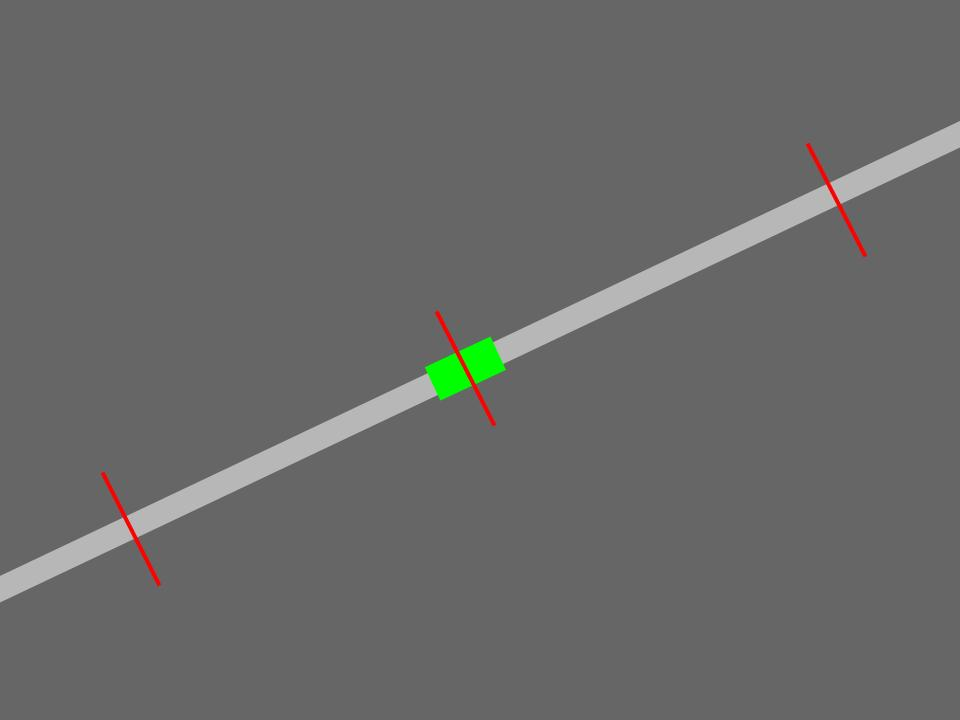
#> input picture experiments/Rudder cable test 1.jpg, 960 x 720 px
$ python -i image_analysis_for_testing.py   (imports and definitions only)
#> lines starting #> are read from the running program, lines starting #| are printed output that depends on the picture; after the words box and inside, x2 and y2 are one past the last pixel; in counts of white or black regions, pixels touching at a corner belong together
#> further down, picture is the input picture: shape (720, 960, 3); mean B, G, R 104.2, 105.1, 104.7
import sys
import cv2
from PIL import Image
import numpy as np
import math
from math import pi
import matplotlib.pyplot as plt
from sklearn.cluster import KMeans
from skimage.measure import label
from sklearn.feature_extraction import image
from skimage.transform import hough_line, hough_line_peaks
from skimage.transform import hough_circle, hough_circle_peaks
from skimage.transform import AffineTransform, warp
from skimage.feature import canny
from skimage import color
import time
from time import sleep
import json
import threading
import signal

# [8 lines of commented-out code are left out]


class Configerator():
    # [114 lines left out: functions __init__, open_cameras, close_cameras, getImage, getProposedCircles, sendUserpoint and 3 more, not called in this run]


class SpeedFinder():
    def __init__(self, config_path="config.json", debug=True):
        # self.reset_config(config_path)
        self.default_config(speed_over_angle=90/(pi/2), tach_speed_over_angle=15/(pi/2))
        self.debug = debug
        self.exit_event = None
        self.is_running = False
        # for dial reading
        self.airspeed_circ = None
        self.tach_circ = None
        # for cable tracking: default values
        self.cable_middle_r = 597.6418
        self.cable_range_r = 89.352

    # [9 lines of commented-out code are left out]

    def default_config(self, speed_over_angle, tach_speed_over_angle):
        self.speed_over_angle = speed_over_angle
        self.tach_speed_over_angle = tach_speed_over_angle

    # [7 lines left out: function reset_config, not called in this run]

    def unwarp_image(self,im, t_inv):
        t_inv /= np.sqrt(np.linalg.det(t_inv)) / 1.5  # make it a bit bigger
        t_inv_full = np.array([[t_inv[0,0], t_inv[0,1], 0.],
                            [t_inv[1,0], t_inv[1,1], 0.],
                            [0.0,        0.0,        1.]])
        t = np.linalg.inv(t_inv_full)
        affine_tf = AffineTransform(matrix=t)
        unwarped = warp(im, affine_tf)
        return unwarped

    def get_dial_ijr(self, im_unwarped):
        gray = color.rgb2gray(im_unwarped)
        edges = canny(gray, sigma=0.7, low_threshold=0.55, high_threshold=0.9)
        hough_radii = np.arange(50, 200, 1)
        hough_res = hough_circle(edges, hough_radii)
        accums, cx, cy, radii = hough_circle_peaks(hough_res, hough_radii, #min_xdistance=20, min_ydistance=20,
                                            total_num_peaks=1)
        circles = list(zip(cy, cx, radii))
        return circles[0]

    def shrink_im_to_circle(self, im, i, j, r):
        rowbounds = [i-r, i+r]
        colbounds = [j-r, j+r]
        smaller_im = im[rowbounds[0]:rowbounds[1], colbounds[0]:colbounds[1]]
        return smaller_im

    # [21 lines left out: functions show_cluster, show_many_clusters, not called in this run]

    def get_color_clusters(self, im, n_clusters=2):
        # im: numpy array of a 3-channel image
        colors = im.reshape(-1,3)  # a list of all the pixel colors in the image
        #tick = time.time()
        kmeans = KMeans(n_clusters=n_clusters).fit(colors)
        #tock = time.time()
        #print(f"kmeans took {tock-tick}") # kmeans took 1.6302671432495117
        # ^ KMeans() is from sklearn.cluster
        kmap = kmeans.labels_.copy().reshape(im.shape[0:2])  # an image where each pixel is replaced by its kmeans label
        #tick = time.time()
        clusters, num_clusters = label(kmap, connectivity=1, background=-1, return_num=True)  # an image where each pixel is replaced by its cluster label
        #tock = time.time()
        #print(f"label() took {tock-tick}") # label() took 0.013054370880126953
        # ^ label() is from skimage.measure
        tick = time.time()
        all_clusters = [np.transpose(np.where(clusters==n)) for n in range(num_clusters)]  # a list of the coordinates of pixels in each cluster
        # ^ TODO: this line is taking a while
        tock = time.time()
        #print(f"getting all_clusters[] took {tock-tick}")
        return all_clusters, clusters, kmap, num_clusters

    # [79 lines left out: functions cluster_to_img, is_cluster_in_circle, lineness_metric, get_dial_cluster_angle, calibrate_cable, get_cable_loc and 1 more, not called in this run]

    def get_airspeed_and_tach(self, im):
        # This function expects a very specific image
        # FUTURE WORK: detect positions and view angles of dials automatically
        # Get the parts of the image with the dials
        airspeed_im = im[0:350,500:800]
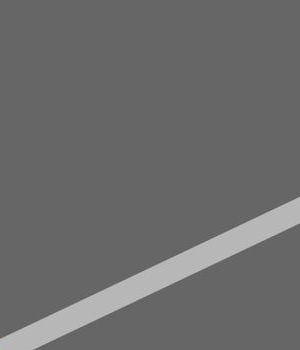
#> airspeed_im: shape (350, 300, 3); mean B, G, R 108, 108, 108
        tach_im = im[200:500,300:500]
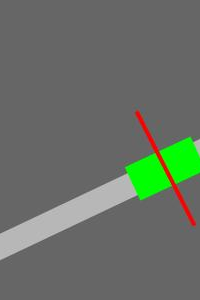
#> tach_im: shape (300, 200, 3); mean B, G, R 101.9, 112.3, 104

        # Unwarp the dials (the image was taken at an angle)
        t_inv_airspeed = np.array(
            [[0.65, -.25],
             [0.1,   0.63]])
        airspeed_unwarped = self.unwarp_image(airspeed_im, t_inv_airspeed)
        t_inv_tach = np.array(
            [[0.68, -.32],
             [0.1,   0.6]])
        tach_unwarped = self.unwarp_image(tach_im, t_inv_tach)
#> in unwarp_image (call 2), `unwarped = warp(im, affine_tf)`:
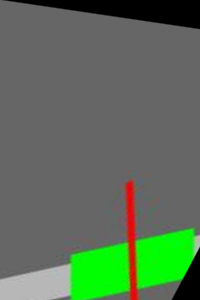
#> unwarped: shape (300, 200, 3) float64; mean B, G, R 0.346, 0.436, 0.358
        if self.debug:
            plt.imshow(airspeed_unwarped)
            plt.imshow(tach_unwarped)

        # Find the circles of the dials: (row, col, radius)
        # also cache the results
        if self.airspeed_circ is None:
            airspeed_circ = self.get_dial_ijr(airspeed_unwarped)
#> in get_dial_ijr, `edges = canny(gray, sigma=0.7, low_threshold=0.55, high_threshold=0.9)`:
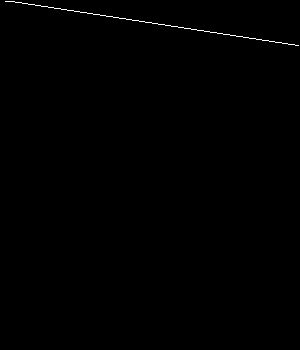
#> edges: shape (350, 300) bool; 0.28% white in thin lines or dots, all inside (x1, y1, x2, y2) = (5, 1, 299, 46)
#> in get_dial_ijr, `accums, cx, cy, radii = hough_circle_peaks(hough_res, hough_radii,`: accums = [0.0673]; cx = [10]; cy = [55]; radii = [54]
#> in get_dial_ijr, `circles = list(zip(cy, cx, radii))`: circles = [(55, 10, 54)]
#> airspeed_circ = (55, 10, 54)
            self.airspeed_circ = airspeed_circ
#> self.airspeed_circ = (55, 10, 54)
        else:
            airspeed_circ = self.airspeed_circ
        if self.tach_circ is None:
            tach_circ = self.get_dial_ijr(tach_unwarped)
#> in get_dial_ijr (call 2), `gray = color.rgb2gray(im_unwarped)`:
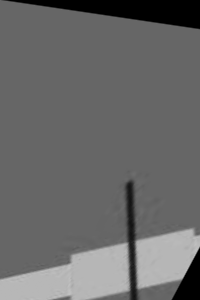
#> gray: shape (300, 200) float64; min 0, max 0.761, mean 0.411
#> in get_dial_ijr (call 2), `edges = canny(gray, sigma=0.7, low_threshold=0.55, high_threshold=0.9)`:
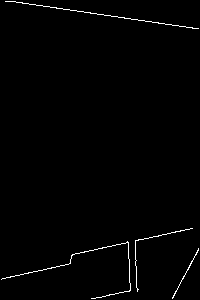
#> edges: shape (300, 200) bool; 1% white in thin lines or dots
#> in get_dial_ijr (call 2), `accums, cx, cy, radii = hough_circle_peaks(hough_res, hough_radii,`: accums = [0.125]; cx = [186]; cy = [280]; radii = [50]
#> in get_dial_ijr (call 2), `circles = list(zip(cy, cx, radii))`: circles = [(280, 186, 50)]
#> tach_circ = (280, 186, 50)
            self.tach_circ = tach_circ
#> self.tach_circ = (280, 186, 50)
        else:
            tach_circ = self.tach_circ

        # Crop the images to the circles
        airspeed_small = self.shrink_im_to_circle(airspeed_unwarped, *airspeed_circ)
#> in shrink_im_to_circle, `rowbounds = [i-r, i+r]`: rowbounds = [1, 109]
#> in shrink_im_to_circle, `colbounds = [j-r, j+r]`: colbounds = [-44, 64]
#> in shrink_im_to_circle, `smaller_im = im[rowbounds[0]:rowbounds[1], colbounds[0]:colbounds[1]]`: smaller_im = empty array
#> airspeed_small = empty array
        airspeed_shape = airspeed_small.shape[:2]
#> airspeed_shape = (108, 0)
        airspeed_center = (int(airspeed_shape[0]/2), int(airspeed_shape[1]/2))
#> airspeed_center = (54, 0)
        tach_small = self.shrink_im_to_circle(tach_unwarped, *tach_circ)
#> call 2 of shrink_im_to_circle, with i = 280, j = 186, r = 50
#> in shrink_im_to_circle (call 2), `rowbounds = [i-r, i+r]`: rowbounds = [230, 330]
#> in shrink_im_to_circle (call 2), `colbounds = [j-r, j+r]`: colbounds = [136, 236]
#> in shrink_im_to_circle (call 2), `smaller_im = im[rowbounds[0]:rowbounds[1], colbounds[0]:colbounds[1]]`:
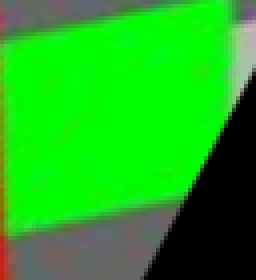
#> smaller_im: shape (70, 64, 3) float64 (shown 4 times larger); mean B, G, R 0.105, 0.69, 0.116
        tach_shape = tach_small.shape[:2]
#> tach_shape = (70, 64)
        tach_center = (int(tach_shape[0]/2), int(tach_shape[1]/2))
#> tach_center = (35, 32)

        # Read the dials
        # [5 lines left out: function max_lineness, not called in this run]

        # AIRSPEED
        try:
            all_airspeed_clusters, clusters, kmap, _ = self.get_color_clusters(airspeed_small, n_clusters=2) # TODO: this one takes a while
#> in get_color_clusters, `colors = im.reshape(-1,3)`: colors = empty array
        except:
            print("error getting clusters from smaller airspeed image")
            print(f"airspeed_shape={airspeed_shape}")
#| airspeed_shape=(108, 0)
            return None
        filtered_airspeed_clusters = [c for c in all_airspeed_clusters if len(c) > 100 and self.is_cluster_in_circle(c, *airspeed_center, airspeed_circ[2])]
        if self.debug:
            print(f"{len(filtered_airspeed_clusters)} of {len(all_airspeed_clusters)} airspeed clusters are in the bounds and large")
        self.show_many_clusters(filtered_airspeed_clusters, airspeed_shape)
        all_airspeed_lines = []
        line_airspeed_clusters = []
        for i, cluster in enumerate(filtered_airspeed_clusters):
            tested_angles = np.linspace(-np.pi / 2, np.pi / 2, 360, endpoint=False) #new!
            h, theta, d = hough_line(self.cluster_to_img(cluster, airspeed_shape), theta=tested_angles) #improved!
            lines = list(zip(*hough_line_peaks(h, theta, d)))
            if lines[0][0] > 30:
                all_airspeed_lines.append(lines)
                line_airspeed_clusters.append(cluster)
        if self.debug:
            print(f"{len(all_airspeed_lines)} airspeed clusters gave out lines")
        linenesses_airspeed = [max_lineness(cluster, airspeed_center) for cluster in line_airspeed_clusters]
        line_airspeed_cluster = line_airspeed_clusters[np.argmax(linenesses_airspeed)]
        self.show_cluster(line_airspeed_cluster, airspeed_shape)
        airspeed_angle = self.get_dial_cluster_angle(line_airspeed_cluster, airspeed_center)
        airspeed = airspeed_angle*self.speed_over_angle

        # TACH
        try:
            all_tach_clusters, clusters, kmap, _ = self.get_color_clusters(tach_small, n_clusters=4) # TODO: this one takes a while
        except:
            print("error getting clusters from smaller airspeed image")
            print(f"tach_shape={tach_shape}")
            return None
        filtered_tach_clusters = [c for c in all_tach_clusters if len(c) > 100 and self.is_cluster_in_circle(c, *tach_center, tach_circ[2])]
        if self.debug:
            print(f"{len(filtered_tach_clusters)} of {len(all_tach_clusters)} tach clusters are in the bounds and large")
        self.show_many_clusters(filtered_tach_clusters, tach_shape)
        all_tach_lines = []
        line_tach_clusters = []
        for i, cluster in enumerate(filtered_tach_clusters):
            tested_angles = np.linspace(-np.pi / 2, np.pi / 2, 360, endpoint=False) #new!
            h, theta, d = hough_line(self.cluster_to_img(cluster, tach_shape), theta=tested_angles) #improved!
            lines = list(zip(*hough_line_peaks(h, theta, d)))
            if lines[0][0] > 30:
                all_tach_lines.append(lines)
                line_tach_clusters.append(cluster)
        if self.debug:
            print(f"{len(all_tach_lines)} tach clusters gave out lines")
        linenesses_tach = [max_lineness(cluster, tach_center) for cluster in line_tach_clusters]
        line_tach_cluster = line_tach_clusters[np.argmax(linenesses_tach)]
        self.show_cluster(line_tach_cluster, tach_shape)
        tach_angle = self.get_dial_cluster_angle(line_tach_cluster, tach_center)
        tach = tach_angle*self.tach_speed_over_angle  # TODO: specify the position of 0 on the dial

        return airspeed, tach

    # [185 lines left out: functions get_speed, _run, start, stop, not called in this run]

>>> import cv2
>>> picture = cv2.imread('Rudder cable test 1.jpg')
>>> result = SpeedFinder().get_airspeed_and_tach(picture)
#> figure, not shown here; B, G, R data is drawn as R, G, B
